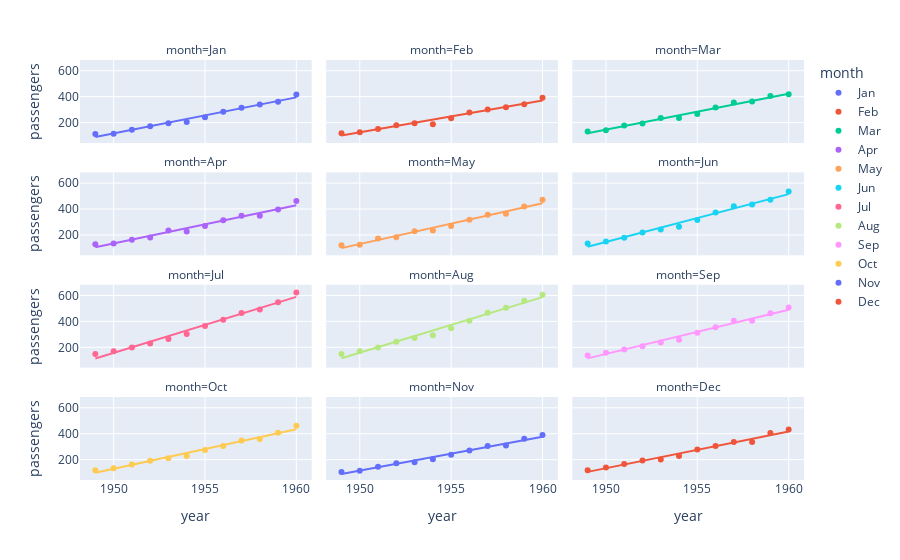

The notebook cell this image was saved under:
### Markdown cell above
```sns.regression``` had the ```Figure``` level function ```sns.lmplot``` which could fit a linear model to essentially a scatter plot:

```python
sns.lmplot(data=flights, x='year', y='passengers', hue='month', col='month', col_wrap=3)
```

```python
px.scatter(data_frame=flights, x='year', y='passengers', color='month', facet_col='month', facet_col_wrap=3, trendline='ols')
```

In plotly, this is an option in ```px.scatter``` using the parameter ```trendline``` and setting it to ordinary least squares ```'ols'```:

### Code cell
px.scatter(data_frame=flights, x='year', y='passengers', color='month', trendline='ols', facet_col='month', facet_col_wrap=3)

### Figure 1 — Plotly figure (JSON) as saved in the notebook; plotly's stock layout.template omitted (floating-point values rounded to 4 significant figures)
{"data": [{"hovertemplate": "month=Jan<br>year=%{x}<br>passengers=%{y}<extra></extra>", "legendgroup": "Jan", "marker": {"color": "#636efa", "symbol": "circle"}, "mode": "markers", "name": "Jan", "orientation": "v", "showlegend": true, "type": "scatter", "x": [1949, 1950, 1951, 1952, 1953, 1954, 1955, 1956, 1957, 1958, 1959, 1960], "xaxis": "x10", "y": [112, 115, 145, 171, 196, 204, 242, 284, 315, 340, 360, 417], "yaxis": "y10"}, {"hovertemplate": "<b>OLS trendline</b><br>passengers = 27.7867 * year + -54067.4<br>R<sup>2</sup>=0.983312<br><br>month=Jan<br>year=%{x}<br>passengers=%{y} <b>(trend)</b><extra></extra>", "legendgroup": "Jan", "marker": {"color": "#636efa", "symbol": "circle"}, "mode": "lines", "name": "Jan", "showlegend": false, "type": "scatter", "x": [1949, 1950, 1951, 1952, 1953, 1954, 1955, 1956, 1957, 1958, 1959, 1960], "xaxis": "x10", "y": [88.92, 116.7, 144.5, 172.3, 200.1, 227.9, 255.6, 283.4, 311.2, 339.0, 366.8, 394.6], "yaxis": "y10"}, {"hovertemplate": "month=Feb<br>year=%{x}<br>passengers=%{y}<extra></extra>", "legendgroup": "Feb", "marker": {"color": "#EF553B", "symbol": "circle"}, "mode": "markers", "name": "Feb", "orientation": "v", "showlegend": true, "type": "scatter", "x": [1949, 1950, 1951, 1952, 1953, 1954, 1955, 1956, 1957, 1958, 1959, 1960], "xaxis": "x11", "y": [118, 126, 150, 180, 196, 188, 233, 277, 301, 318, 342, 391], "yaxis": "y11"}, {"hovertemplate": "<b>OLS trendline</b><br>passengers = 24.5315 * year + -47711.8<br>R<sup>2</sup>=0.974062<br><br>month=Feb<br>year=%{x}<br>passengers=%{y} <b>(trend)</b><extra></extra>", "legendgroup": "Feb", "marker": {"color": "#EF553B", "symbol": "circle"}, "mode": "lines", "name": "Feb", "showlegend": false, "type": "scatter", "x": [1949, 1950, 1951, 1952, 1953, 1954, 1955, 1956, 1957, 1958, 1959, 1960], "xaxis": "x11", "y": [100.1, 124.6, 149.1, 173.7, 198.2, 222.7, 247.3, 271.8, 296.3, 320.9, 345.4, 369.9], "yaxis": "y11"}, {"hovertemplate": "month=Mar<br>year=%{x}<br>passengers=%{y}<extra></extra>", "legendgroup": "Mar", "marker": {"color": "#00cc96", "symbol": "circle"}, "mode": "markers", "name": "Mar", "orientation": "v", "showlegend": true, "type": "scatter", "x": [1949, 1950, 1951, 1952, 1953, 1954, 1955, 1956, 1957, 1958, 1959, 1960], "xaxis": "x12", "y": [132, 141, 178, 193, 236, 235, 267, 317, 356, 362, 406, 419], "yaxis": "y12"}, {"hovertemplate": "<b>OLS trendline</b><br>passengers = 27.6923 * year + -53854.4<br>R<sup>2</sup>=0.985866<br><br>month=Mar<br>year=%{x}<br>passengers=%{y} <b>(trend)</b><extra></extra>", "legendgroup": "Mar", "marker": {"color": "#00cc96", "symbol": "circle"}, "mode": "lines", "name": "Mar", "showlegend": false, "type": "scatter", "x": [1949, 1950, 1951, 1952, 1953, 1954, 1955, 1956, 1957, 1958, 1959, 1960], "xaxis": "x12", "y": [117.9, 145.6, 173.2, 200.9, 228.6, 256.3, 284.0, 311.7, 339.4, 367.1, 394.8, 422.5], "yaxis": "y12"}, {"hovertemplate": "month=Apr<br>year=%{x}<br>passengers=%{y}<extra></extra>", "legendgroup": "Apr", "marker": {"color": "#ab63fa", "symbol": "circle"}, "mode": "markers", "name": "Apr", "orientation": "v", "showlegend": true, "type": "scatter", "x": [1949, 1950, 1951, 1952, 1953, 1954, 1955, 1956, 1957, 1958, 1959, 1960], "xaxis": "x7", "y": [129, 135, 163, 181, 235, 227, 269, 313, 348, 348, 396, 461], "yaxis": "y7"}, {"hovertemplate": "<b>OLS trendline</b><br>passengers = 29.3951 * year + -57185.6<br>R<sup>2</sup>=0.974290<br><br>month=Apr<br>year=%{x}<br>passengers=%{y} <b>(trend)</b><extra></extra>", "legendgroup": "Apr", "marker": {"color": "#ab63fa", "symbol": "circle"}, "mode": "lines", "name": "Apr", "showlegend": false, "type": "scatter", "x": [1949, 1950, 1951, 1952, 1953, 1954, 1955, 1956, 1957, 1958, 1959, 1960], "xaxis": "x7", "y": [105.4, 134.8, 164.2, 193.6, 223.0, 252.4, 281.8, 311.2, 340.6, 370.0, 399.4, 428.8], "yaxis": "y7"}, {"hovertemplate": "month=May<br>year=%{x}<br>passengers=%{y}<extra></extra>", "legendgroup": "May", "marker": {"color": "#FFA15A", "symbol": "circle"}, "mode": "markers", "name": "May", "orientation": "v", "showlegend": true, "type": "scatter", "x": [1949, 1950, 1951, 1952, 1953, 1954, 1955, 1956, 1957, 1958, 1959, 1960], "xaxis": "x8", "y": [121, 125, 172, 183, 229, 234, 270, 318, 355, 363, 420, 472], "yaxis": "y8"}, {"hovertemplate": "<b>OLS trendline</b><br>passengers = 31.5245 * year + -61342.8<br>R<sup>2</sup>=0.981319<br><br>month=May<br>year=%{x}<br>passengers=%{y} <b>(trend)</b><extra></extra>", "legendgroup": "May", "marker": {"color": "#FFA15A", "symbol": "circle"}, "mode": "lines", "name": "May", "showlegend": false, "type": "scatter", "x": [1949, 1950, 1951, 1952, 1953, 1954, 1955, 1956, 1957, 1958, 1959, 1960], "xaxis": "x8", "y": [98.45, 130.0, 161.5, 193.0, 224.5, 256.1, 287.6, 319.1, 350.6, 382.2, 413.7, 445.2], "yaxis": "y8"}, {"hovertemplate": "month=Jun<br>year=%{x}<br>passengers=%{y}<extra></extra>", "legendgroup": "Jun", "marker": {"color": "#19d3f3", "symbol": "circle"}, "mode": "markers", "name": "Jun", "orientation": "v", "showlegend": true, "type": "scatter", "x": [1949, 1950, 1951, 1952, 1953, 1954, 1955, 1956, 1957, 1958, 1959, 1960], "xaxis": "x9", "y": [135, 149, 178, 218, 243, 264, 315, 374, 422, 435, 472, 535], "yaxis": "y9"}, {"hovertemplate": "<b>OLS trendline</b><br>passengers = 36.958 * year + -71922.8<br>R<sup>2</sup>=0.985661<br><br>month=Jun<br>year=%{x}<br>passengers=%{y} <b>(trend)</b><extra></extra>", "legendgroup": "Jun", "marker": {"color": "#19d3f3", "symbol": "circle"}, "mode": "lines", "name": "Jun", "showlegend": false, "type": "scatter", "x": [1949, 1950, 1951, 1952, 1953, 1954, 1955, 1956, 1957, 1958, 1959, 1960], "xaxis": "x9", "y": [108.4, 145.4, 182.3, 219.3, 256.2, 293.2, 330.1, 367.1, 404.1, 441.0, 478.0, 514.9], "yaxis": "y9"}, {"hovertemplate": "month=Jul<br>year=%{x}<br>passengers=%{y}<extra></extra>", "legendgroup": "Jul", "marker": {"color": "#FF6692", "symbol": "circle"}, "mode": "markers", "name": "Jul", "orientation": "v", "showlegend": true, "type": "scatter", "x": [1949, 1950, 1951, 1952, 1953, 1954, 1955, 1956, 1957, 1958, 1959, 1960], "xaxis": "x4", "y": [148, 170, 199, 230, 264, 302, 364, 413, 465, 491, 548, 622], "yaxis": "y4"}, {"hovertemplate": "<b>OLS trendline</b><br>passengers = 43.1608 * year + -84006.5<br>R<sup>2</sup>=0.984646<br><br>month=Jul<br>year=%{x}<br>passengers=%{y} <b>(trend)</b><extra></extra>", "legendgroup": "Jul", "marker": {"color": "#FF6692", "symbol": "circle"}, "mode": "lines", "name": "Jul", "showlegend": false, "type": "scatter", "x": [1949, 1950, 1951, 1952, 1953, 1954, 1955, 1956, 1957, 1958, 1959, 1960], "xaxis": "x4", "y": [113.9, 157.1, 200.3, 243.4, 286.6, 329.8, 372.9, 416.1, 459.2, 502.4, 545.6, 588.7], "yaxis": "y4"}, {"hovertemplate": "month=Aug<br>year=%{x}<br>passengers=%{y}<extra></extra>", "legendgroup": "Aug", "marker": {"color": "#B6E880", "symbol": "circle"}, "mode": "markers", "name": "Aug", "orientation": "v", "showlegend": true, "type": "scatter", "x": [1949, 1950, 1951, 1952, 1953, 1954, 1955, 1956, 1957, 1958, 1959, 1960], "xaxis": "x5", "y": [148, 170, 199, 242, 272, 293, 347, 405, 467, 505, 559, 606], "yaxis": "y5"}, {"hovertemplate": "<b>OLS trendline</b><br>passengers = 42.8636 * year + -83425.9<br>R<sup>2</sup>=0.984191<br><br>month=Aug<br>year=%{x}<br>passengers=%{y} <b>(trend)</b><extra></extra>", "legendgroup": "Aug", "marker": {"color": "#B6E880", "symbol": "circle"}, "mode": "lines", "name": "Aug", "showlegend": false, "type": "scatter", "x": [1949, 1950, 1951, 1952, 1953, 1954, 1955, 1956, 1957, 1958, 1959, 1960], "xaxis": "x5", "y": [115.3, 158.2, 201.1, 243.9, 286.8, 329.7, 372.5, 415.4, 458.2, 501.1, 544.0, 586.8], "yaxis": "y5"}, {"hovertemplate": "month=Sep<br>year=%{x}<br>passengers=%{y}<extra></extra>", "legendgroup": "Sep", "marker": {"color": "#FF97FF", "symbol": "circle"}, "mode": "markers", "name": "Sep", "orientation": "v", "showlegend": true, "type": "scatter", "x": [1949, 1950, 1951, 1952, 1953, 1954, 1955, 1956, 1957, 1958, 1959, 1960], "xaxis": "x6", "y": [136, 158, 184, 209, 237, 259, 312, 355, 404, 404, 463, 508], "yaxis": "y6"}, {"hovertemplate": "<b>OLS trendline</b><br>passengers = 34.1224 * year + -66389.8<br>R<sup>2</sup>=0.985144<br><br>month=Sep<br>year=%{x}<br>passengers=%{y} <b>(trend)</b><extra></extra>", "legendgroup": "Sep", "marker": {"color": "#FF97FF", "symbol": "circle"}, "mode": "lines", "name": "Sep", "showlegend": false, "type": "scatter", "x": [1949, 1950, 1951, 1952, 1953, 1954, 1955, 1956, 1957, 1958, 1959, 1960], "xaxis": "x6", "y": [114.7, 148.9, 183.0, 217.1, 251.2, 285.4, 319.5, 353.6, 387.7, 421.8, 456.0, 490.1], "yaxis": "y6"}, {"hovertemplate": "month=Oct<br>year=%{x}<br>passengers=%{y}<extra></extra>", "legendgroup": "Oct", "marker": {"color": "#FECB52", "symbol": "circle"}, "mode": "markers", "name": "Oct", "orientation": "v", "showlegend": true, "type": "scatter", "x": [1949, 1950, 1951, 1952, 1953, 1954, 1955, 1956, 1957, 1958, 1959, 1960], "xaxis": "x", "y": [119, 133, 162, 191, 211, 229, 274, 306, 347, 359, 407, 461], "yaxis": "y"}, {"hovertemplate": "<b>OLS trendline</b><br>passengers = 30.479 * year + -59304.7<br>R<sup>2</sup>=0.984685<br><br>month=Oct<br>year=%{x}<br>passengers=%{y} <b>(trend)</b><extra></extra>", "legendgroup": "Oct", "marker": {"color": "#FECB52", "symbol": "circle"}, "mode": "lines", "name": "Oct", "showlegend": false, "type": "scatter", "x": [1949, 1950, 1951, 1952, 1953, 1954, 1955, 1956, 1957, 1958, 1959, 1960], "xaxis": "x", "y": [98.95, 129.4, 159.9, 190.4, 220.9, 251.3, 281.8, 312.3, 342.8, 373.3, 403.7, 434.2], "yaxis": "y"}, {"hovertemplate": "month=Nov<br>year=%{x}<br>passengers=%{y}<extra></extra>", "legendgroup": "Nov", "marker": {"color": "#636efa", "symbol": "circle"}, "mode": "markers", "name": "Nov", "orientation": "v", "showlegend": true, "type": "scatter", "x": [1949, 1950, 1951, 1952, 1953, 1954, 1955, 1956, 1957, 1958, 1959, 1960], "xaxis": "x2", "y": [104, 114, 146, 172, 180, 203, 237, 271, 305, 310, 362, 390], "yaxis": "y2"}, {"hovertemplate": "<b>OLS trendline</b><br>passengers = 26.2168 * year + -51007.9<br>R<sup>2</sup>=0.986184<br><br>month=Nov<br>year=%{x}<br>passengers=%{y} <b>(trend)</b><extra></extra>", "legendgroup": "Nov", "marker": {"color": "#636efa", "symbol": "circle"}, "mode": "lines", "name": "Nov", "showlegend": false, "type": "scatter", "x": [1949, 1950, 1951, 1952, 1953, 1954, 1955, 1956, 1957, 1958, 1959, 1960], "xaxis": "x2", "y": [88.64, 114.9, 141.1, 167.3, 193.5, 219.7, 245.9, 272.2, 298.4, 324.6, 350.8, 377.0], "yaxis": "y2"}, {"hovertemplate": "month=Dec<br>year=%{x}<br>passengers=%{y}<extra></extra>", "legendgroup": "Dec", "marker": {"color": "#EF553B", "symbol": "circle"}, "mode": "markers", "name": "Dec", "orientation": "v", "showlegend": true, "type": "scatter", "x": [1949, 1950, 1951, 1952, 1953, 1954, 1955, 1956, 1957, 1958, 1959, 1960], "xaxis": "x3", "y": [118, 140, 166, 194, 201, 229, 278, 306, 336, 337, 405, 432], "yaxis": "y3"}, {"hovertemplate": "<b>OLS trendline</b><br>passengers = 28.3566 * year + -55161.2<br>R<sup>2</sup>=0.983530<br><br>month=Dec<br>year=%{x}<br>passengers=%{y} <b>(trend)</b><extra></extra>", "legendgroup": "Dec", "marker": {"color": "#EF553B", "symbol": "circle"}, "mode": "lines", "name": "Dec", "showlegend": false, "type": "scatter", "x": [1949, 1950, 1951, 1952, 1953, 1954, 1955, 1956, 1957, 1958, 1959, 1960], "xaxis": "x3", "y": [105.9, 134.2, 162.6, 190.9, 219.3, 247.7, 276.0, 304.4, 332.7, 361.1, 389.4, 417.8], "yaxis": "y3"}], "layout": {"annotations": [{"font": {}, "showarrow": false, "text": "month=Oct", "x": 0.16, "xanchor": "center", "xref": "paper", "y": 0.1975, "yanchor": "bottom", "yref": "paper"}, {"font": {}, "showarrow": false, "text": "month=Nov", "x": 0.5, "xanchor": "center", "xref": "paper", "y": 0.1975, "yanchor": "bottom", "yref": "paper"}, {"font": {}, "showarrow": false, "text": "month=Dec", "x": 0.84, "xanchor": "center", "xref": "paper", "y": 0.1975, "yanchor": "bottom", "yref": "paper"}, {"font": {}, "showarrow": false, "text": "month=Jul", "x": 0.16, "xanchor": "center", "xref": "paper", "y": 0.465, "yanchor": "bottom", "yref": "paper"}, {"font": {}, "showarrow": false, "text": "month=Aug", "x": 0.5, "xanchor": "center", "xref": "paper", "y": 0.465, "yanchor": "bottom", "yref": "paper"}, {"font": {}, "showarrow": false, "text": "month=Sep", "x": 0.84, "xanchor": "center", "xref": "paper", "y": 0.465, "yanchor": "bottom", "yref": "paper"}, {"font": {}, "showarrow": false, "text": "month=Apr", "x": 0.16, "xanchor": "center", "xref": "paper", "y": 0.7325, "yanchor": "bottom", "yref": "paper"}, {"font": {}, "showarrow": false, "text": "month=May", "x": 0.5, "xanchor": "center", "xref": "paper", "y": 0.7325, "yanchor": "bottom", "yref": "paper"}, {"font": {}, "showarrow": false, "text": "month=Jun", "x": 0.84, "xanchor": "center", "xref": "paper", "y": 0.7325, "yanchor": "bottom", "yref": "paper"}, {"font": {}, "showarrow": false, "text": "month=Jan", "x": 0.16, "xanchor": "center", "xref": "paper", "y": 1, "yanchor": "bottom", "yref": "paper"}, {"font": {}, "showarrow": false, "text": "month=Feb", "x": 0.5, "xanchor": "center", "xref": "paper", "y": 1, "yanchor": "bottom", "yref": "paper"}, {"font": {}, "showarrow": false, "text": "month=Mar", "x": 0.84, "xanchor": "center", "xref": "paper", "y": 1, "yanchor": "bottom", "yref": "paper"}], "legend": {"title": {"text": "month"}, "tracegroupgap": 0}, "margin": {"t": 60}, "xaxis": {"anchor": "y", "domain": [0, 0.32], "title": {"text": "year"}}, "xaxis10": {"anchor": "y10", "domain": [0, 0.32], "matches": "x", "showticklabels": false}, "xaxis11": {"anchor": "y11", "domain": [0.34, 0.66], "matches": "x", "showticklabels": false}, "xaxis12": {"anchor": "y12", "domain": [0.68, 1.0], "matches": "x", "showticklabels": false}, "xaxis2": {"anchor": "y2", "domain": [0.34, 0.66], "matches": "x", "title": {"text": "year"}}, "xaxis3": {"anchor": "y3", "domain": [0.68, 1.0], "matches": "x", "title": {"text": "year"}}, "xaxis4": {"anchor": "y4", "domain": [0, 0.32], "matches": "x", "showticklabels": false}, "xaxis5": {"anchor": "y5", "domain": [0.34, 0.66], "matches": "x", "showticklabels": false}, "xaxis6": {"anchor": "y6", "domain": [0.68, 1.0], "matches": "x", "showticklabels": false}, "xaxis7": {"anchor": "y7", "domain": [0, 0.32], "matches": "x", "showticklabels": false}, "xaxis8": {"anchor": "y8", "domain": [0.34, 0.66], "matches": "x", "showticklabels": false}, "xaxis9": {"anchor": "y9", "domain": [0.68, 1.0], "matches": "x", "showticklabels": false}, "yaxis": {"anchor": "x", "domain": [0, 0.1975], "title": {"text": "passengers"}}, "yaxis10": {"anchor": "x10", "domain": [0.8025, 1], "matches": "y", "title": {"text": "passengers"}}, "yaxis11": {"anchor": "x11", "domain": [0.8025, 1], "matches": "y", "showticklabels": false}, "yaxis12": {"anchor": "x12", "domain": [0.8025, 1], "matches": "y", "showticklabels": false}, "yaxis2": {"anchor": "x2", "domain": [0, 0.1975], "matches": "y", "showticklabels": false}, "yaxis3": {"anchor": "x3", "domain": [0, 0.1975], "matches": "y", "showticklabels": false}, "yaxis4": {"anchor": "x4", "domain": [0.2675, 0.465], "matches": "y", "title": {"text": "passengers"}}, "yaxis5": {"anchor": "x5", "domain": [0.2675, 0.465], "matches": "y", "showticklabels": false}, "yaxis6": {"anchor": "x6", "domain": [0.2675, 0.465], "matches": "y", "showticklabels": false}, "yaxis7": {"anchor": "x7", "domain": [0.535, 0.7325], "matches": "y", "title": {"text": "passengers"}}, "yaxis8": {"anchor": "x8", "domain": [0.535, 0.7325], "matches": "y", "showticklabels": false}, "yaxis9": {"anchor": "x9", "domain": [0.535, 0.7325], "matches": "y", "showticklabels": false}}}
